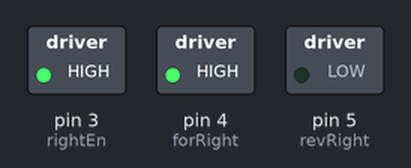
A sketch run on a simulated Arduino Uno, built with avr-gcc and run on an emulated ATmega328P. Shown: switched loads named in the sketch (green lamp = pin HIGH).

Above: at 0.1 s.
Timing chart, 0 to 1.6 s (numbered marks = the images above):
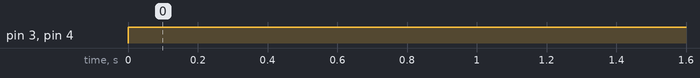

Measured:
- by itself, pin 3 (rightEn), pin 4 (forRight): LOW → HIGH at 0.00 s

The sketch:

motor_control1__1_.ino
```cpp
//Motor Control
//

int rightEn = 3;
int forRight = 4;
int revRight = 5;
void setup()
{
  pinMode(rightEn, OUTPUT);
  pinMode(forRight, OUTPUT);
  pinMode(revRight, OUTPUT);
}

void loop()
{
  analogWrite (rightEn, 255);
  rightFor();
  digitalWrite(LED_BUILTIN, HIGH);
  delay(1000); // Wait for 1000 millisecond(s)
  digitalWrite(LED_BUILTIN, LOW);
  delay(1000); // Wait for 1000 millisecond(s)
}

void rightFor(){
  digitalWrite(revRight, LOW);
  digitalWrite(forRight, HIGH);
}

void rightRev(){
  digitalWrite(forRight, LOW);
  digitalWrite(revRight, HIGH);
}
```
